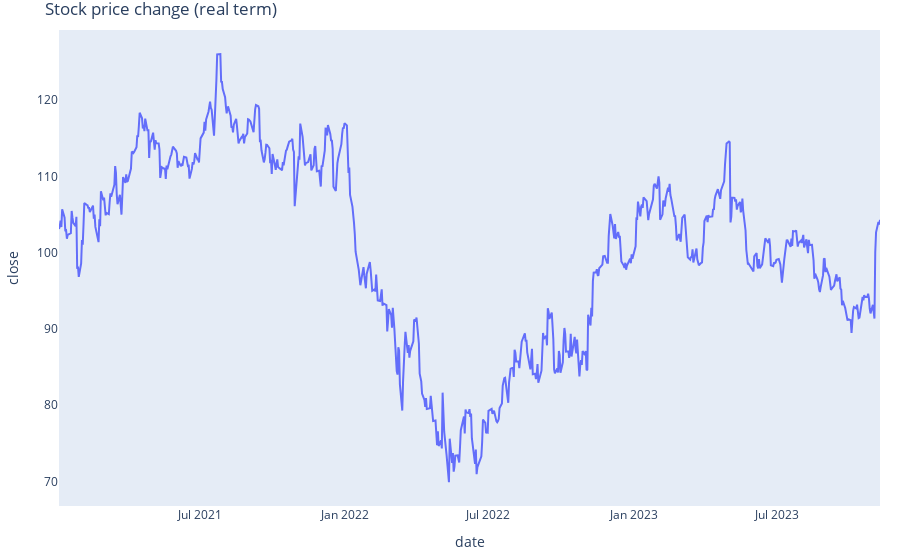

The notebook cell saved with this chart:
### Code cell
# we will focus on close price

fig = px.line(starbucks, 
              x = "date",
              y = "close",
              hover_data = ["close"],
              title = "Stock price change (real term)")

fig.update_xaxes(showgrid=False)
fig.update_yaxes(showgrid=False)
fig.update_layout(margin=dict(l=20, r=20, t=30, b=20))
fig.show()

### Figure 1 — Plotly figure (JSON) as saved in the notebook; plotly's stock layout.template omitted (floating-point values rounded to 4 significant figures; data arrays with more than 128 entries replaced by an {"elided": "..."} marker saying what was removed)
{"data": [{"hovertemplate": "date=%{x}<br>close=%{y}<extra></extra>", "legendgroup": "", "line": {"color": "#636efa", "dash": "solid"}, "marker": {"symbol": "circle"}, "mode": "lines", "name": "", "orientation": "v", "showlegend": false, "type": "scatter", "x": {"elided": "718 str values"}, "xaxis": "x", "y": {"elided": "718 float values"}, "yaxis": "y"}], "layout": {"autosize": true, "legend": {"tracegroupgap": 0}, "margin": {"b": 20, "l": 20, "r": 20, "t": 30}, "title": {"text": "Stock price change (real term)"}, "xaxis": {"anchor": "y", "autorange": true, "domain": [0, 1], "range": ["2021-01-04", "2023-11-08"], "showgrid": false, "title": {"text": "date"}, "type": "date"}, "yaxis": {"anchor": "x", "autorange": true, "domain": [0, 1], "range": [66.78, 129.2], "showgrid": false, "title": {"text": "close"}, "type": "linear"}}}
